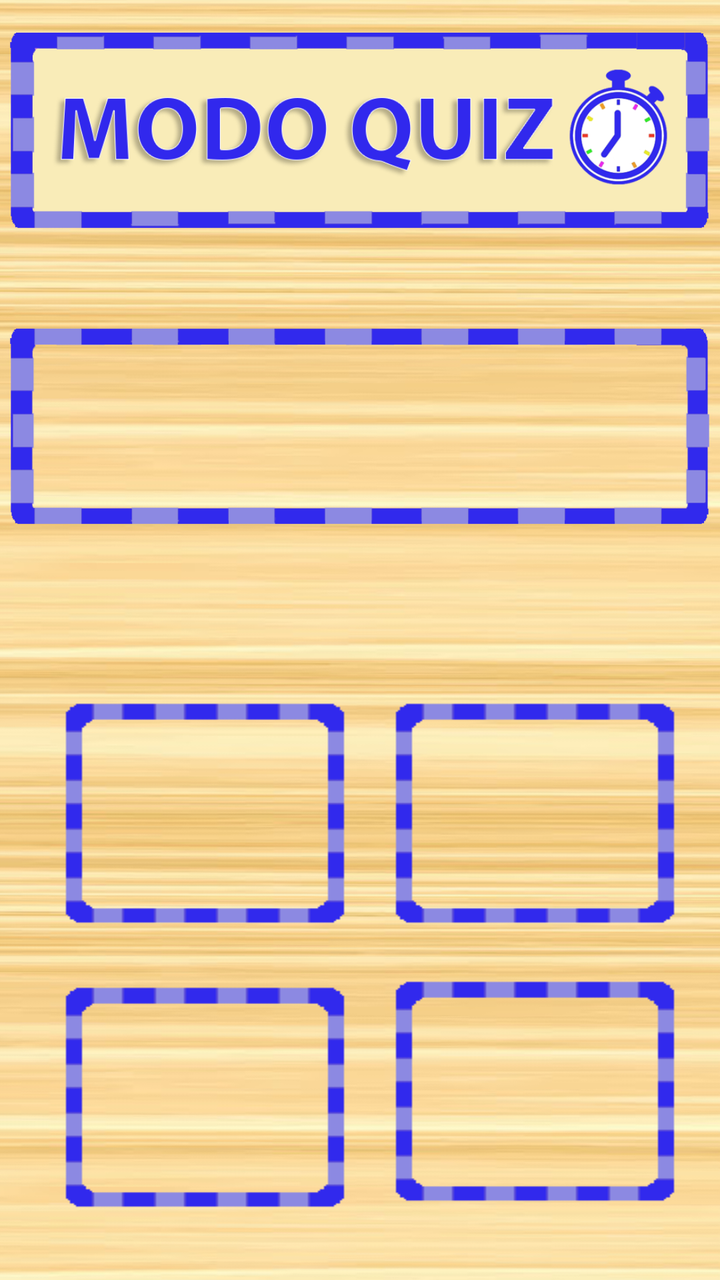
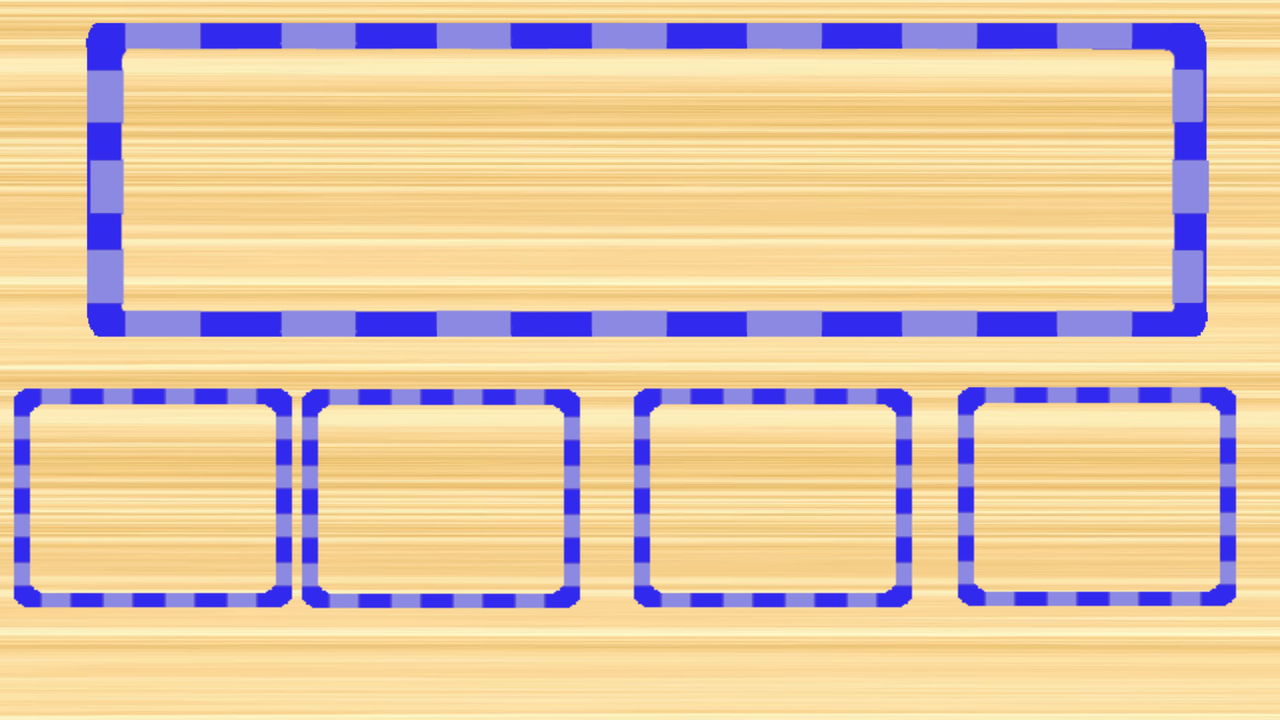

First picture: res/layout/ on a phone held upright. Second picture: the repository's own variant of that layout, on a device whose configuration matches the variant's folder. Source for both follows.
<!-- AndroidManifest.xml: application theme AppTheme -->
<!-- res/layout/activity_modoquiz.xml -->
<?xml version="1.0" encoding="utf-8"?>

<android.support.constraint.ConstraintLayout xmlns:android="http://schemas.android.com/apk/res/android"
    xmlns:app="http://schemas.android.com/apk/res-auto"
    xmlns:tools="http://schemas.android.com/tools"
    android:layout_width="match_parent"
    android:layout_height="match_parent"
    android:background="@drawable/bgmadeira"
    tools:context="br.com.tabuada.Modoquiz">

    <ImageView
        android:id="@+id/imageView14"
        android:layout_width="wrap_content"
        android:layout_height="131dp"
        android:layout_marginStart="8dp"
        android:src="@drawable/modoquiz"
        app:layout_constraintEnd_toEndOf="parent"
        app:layout_constraintHorizontal_bias="1.0"
        app:layout_constraintStart_toStartOf="parent"
        app:layout_constraintTop_toTopOf="parent" />

    <ImageView
        android:id="@+id/imgPergunta"
        android:layout_width="wrap_content"
        android:layout_height="165dp"
        android:layout_marginStart="8dp"
        android:src="@drawable/contaquiz"
        app:layout_constraintEnd_toEndOf="parent"
        app:layout_constraintHorizontal_bias="1.0"
        app:layout_constraintStart_toStartOf="parent"
        app:layout_constraintTop_toBottomOf="@+id/imageView14" />

    <ImageButton
        android:id="@+id/resA"
        android:layout_width="150dp"
        android:layout_height="118dp"
        android:layout_marginStart="28dp"
        android:layout_marginTop="52dp"
        android:background="@drawable/editquiz"
        android:contentDescription="@android:string/VideoView_error_button"
        app:layout_constraintStart_toStartOf="parent"
        app:layout_constraintTop_toBottomOf="@+id/imgPergunta" />

    <ImageButton
        android:id="@+id/resB"
        android:layout_width="150dp"
        android:layout_height="118dp"
        android:layout_marginEnd="8dp"
        android:layout_marginStart="8dp"
        android:layout_marginTop="52dp"
        android:background="@drawable/editquiz"
        app:layout_constraintEnd_toEndOf="parent"
        app:layout_constraintHorizontal_bias="0.432"
        app:layout_constraintStart_toEndOf="@+id/resA"
        app:layout_constraintTop_toBottomOf="@+id/imgPergunta" />

    <ImageButton
        android:id="@+id/resC"
        android:layout_width="150dp"
        android:layout_height="118dp"
        android:layout_marginBottom="8dp"
        android:layout_marginStart="28dp"
        android:layout_marginTop="8dp"
        android:background="@drawable/editquiz"
        app:layout_constraintBottom_toBottomOf="parent"
        app:layout_constraintStart_toStartOf="parent"
        app:layout_constraintTop_toBottomOf="@+id/resA"
        app:layout_constraintVertical_bias="0.396" />

    <ImageButton
        android:id="@+id/resD"
        android:layout_width="150dp"
        android:layout_height="118dp"
        android:layout_marginBottom="8dp"
        android:layout_marginEnd="8dp"
        android:layout_marginStart="8dp"
        android:layout_marginTop="8dp"
        android:background="@drawable/editquiz"
        app:layout_constraintBottom_toBottomOf="parent"
        app:layout_constraintEnd_toEndOf="parent"
        app:layout_constraintHorizontal_bias="0.432"
        app:layout_constraintStart_toEndOf="@+id/resC"
        app:layout_constraintTop_toBottomOf="@+id/resB"
        app:layout_constraintVertical_bias="0.324" />

    <TextView
        android:id="@+id/txtPergunta"
        android:layout_width="wrap_content"
        android:layout_height="wrap_content"
        android:layout_marginBottom="8dp"
        android:layout_marginEnd="8dp"
        android:layout_marginStart="8dp"
        android:layout_marginTop="8dp"
        android:textAppearance="@android:style/TextAppearance.Large"
        android:textColor="@android:color/holo_red_dark"
        android:textSize="40sp"
        app:layout_constraintBottom_toBottomOf="@+id/imgPergunta"
        app:layout_constraintEnd_toEndOf="parent"
        app:layout_constraintStart_toStartOf="parent"
        app:layout_constraintTop_toTopOf="@+id/imgPergunta" />

    <TextView
        android:id="@+id/txtA"
        android:layout_width="wrap_content"
        android:layout_height="wrap_content"
        android:layout_marginBottom="8dp"
        android:layout_marginEnd="8dp"
        android:layout_marginStart="8dp"
        android:layout_marginTop="8dp"
        android:textAppearance="@android:style/TextAppearance.Large"
        android:textColor="@android:color/holo_orange_light"
        android:textSize="35sp"
        app:layout_constraintBottom_toBottomOf="@+id/resA"
        app:layout_constraintEnd_toEndOf="@+id/resA"
        app:layout_constraintStart_toStartOf="@+id/resA"
        app:layout_constraintTop_toTopOf="@+id/resA" />

    <TextView
        android:id="@+id/txtB"
        android:layout_width="wrap_content"
        android:layout_height="wrap_content"
        android:layout_marginBottom="8dp"
        android:layout_marginEnd="8dp"
        android:layout_marginStart="8dp"
        android:layout_marginTop="8dp"
        android:textAppearance="@android:style/TextAppearance.Large"
        android:textColor="@android:color/holo_purple"
        android:textSize="35sp"
        app:layout_constraintBottom_toBottomOf="@+id/resB"
        app:layout_constraintEnd_toEndOf="@+id/resB"
        app:layout_constraintStart_toStartOf="@+id/resB"
        app:layout_constraintTop_toTopOf="@+id/resB" />

    <TextView
        android:id="@+id/txtC"
        android:layout_width="wrap_content"
        android:layout_height="wrap_content"
        android:layout_marginBottom="8dp"
        android:layout_marginEnd="8dp"
        android:layout_marginStart="8dp"
        android:layout_marginTop="8dp"
        android:textAppearance="@android:style/TextAppearance.Large"
        android:textColor="@android:color/holo_green_light"
        android:textSize="35sp"
        app:layout_constraintBottom_toBottomOf="@+id/resC"
        app:layout_constraintEnd_toEndOf="@+id/resC"
        app:layout_constraintStart_toStartOf="@+id/resC"
        app:layout_constraintTop_toTopOf="@+id/resC" />

    <TextView
        android:id="@+id/txtD"
        android:layout_width="wrap_content"
        android:layout_height="wrap_content"
        android:layout_marginBottom="8dp"
        android:layout_marginEnd="8dp"
        android:layout_marginStart="8dp"
        android:layout_marginTop="8dp"
        android:textAppearance="@android:style/TextAppearance.Large"
        android:textColor="@android:color/holo_orange_dark"
        android:textSize="35sp"
        app:layout_constraintBottom_toBottomOf="@+id/resD"
        app:layout_constraintEnd_toEndOf="@+id/resD"
        app:layout_constraintStart_toStartOf="@+id/resD"
        app:layout_constraintTop_toTopOf="@+id/resD" />

</android.support.constraint.ConstraintLayout>
<!-- resources referenced by this layout -->
<resources>
  <!-- drawable bgmadeira: png bitmap (drawable, 313393 bytes) -->
  <!-- drawable contaquiz: png bitmap (drawable, 20117 bytes) -->
  <!-- drawable editquiz: png bitmap (drawable, 16538 bytes) -->
  <!-- drawable modoquiz: png bitmap (drawable, 71935 bytes) -->
  <style name="AppTheme" parent="android:Theme.Holo.Light.NoActionBar">
          
      </style>
</resources>
<!-- res/layout-land/activity_modoquiz.xml (the repository's variant of the layout above) -->
<!-- drawn on the phone turned sideways -->
<?xml version="1.0" encoding="utf-8"?>
<android.support.constraint.ConstraintLayout xmlns:android="http://schemas.android.com/apk/res/android"
    xmlns:app="http://schemas.android.com/apk/res-auto"
    xmlns:tools="http://schemas.android.com/tools"
    android:layout_width="match_parent"
    android:layout_height="match_parent"
    android:background="@drawable/bgmadeira"
    tools:context="br.com.tabuada.Modoquiz"
    tools:layout_editor_absoluteY="25dp">

    <ImageView
        android:id="@+id/imgPergunta"
        android:layout_width="wrap_content"
        android:layout_height="165dp"
        android:layout_marginStart="8dp"
        android:layout_marginTop="8dp"
        android:src="@drawable/contaquiz"
        app:layout_constraintEnd_toEndOf="parent"
        app:layout_constraintStart_toStartOf="parent"
        app:layout_constraintTop_toTopOf="parent" />

    <ImageButton
        android:id="@+id/resA"
        android:layout_width="150dp"
        android:layout_height="118dp"
        android:layout_marginBottom="44dp"
        android:layout_marginEnd="16dp"
        android:layout_marginTop="8dp"
        android:background="@drawable/editquiz"
        android:contentDescription="@android:string/VideoView_error_button"
        app:layout_constraintBottom_toBottomOf="parent"
        app:layout_constraintEnd_toStartOf="@+id/resD"
        app:layout_constraintTop_toBottomOf="@+id/imgPergunta"
        app:layout_constraintVertical_bias="0.568" />

    <ImageButton
        android:id="@+id/resB"
        android:layout_width="150dp"
        android:layout_height="118dp"
        android:layout_marginBottom="44dp"
        android:layout_marginEnd="16dp"
        android:layout_marginTop="8dp"
        android:background="@drawable/editquiz"
        app:layout_constraintBottom_toBottomOf="parent"
        app:layout_constraintEnd_toEndOf="parent"
        app:layout_constraintTop_toBottomOf="@+id/imgPergunta" />

    <ImageButton
        android:id="@+id/resC"
        android:layout_width="150dp"
        android:layout_height="118dp"
        android:layout_marginBottom="44dp"
        android:layout_marginEnd="8dp"
        android:layout_marginStart="16dp"
        android:layout_marginTop="8dp"
        android:background="@drawable/editquiz"
        app:layout_constraintBottom_toBottomOf="parent"
        app:layout_constraintEnd_toStartOf="@+id/resA"
        app:layout_constraintStart_toStartOf="parent"
        app:layout_constraintTop_toBottomOf="@+id/imgPergunta"
        app:layout_constraintVertical_bias="0.545" />

    <ImageButton
        android:id="@+id/resD"
        android:layout_width="150dp"
        android:layout_height="118dp"
        android:layout_marginBottom="44dp"
        android:layout_marginEnd="12dp"
        android:layout_marginTop="8dp"
        android:background="@drawable/editquiz"
        app:layout_constraintBottom_toBottomOf="parent"
        app:layout_constraintEnd_toStartOf="@+id/resB"
        app:layout_constraintTop_toBottomOf="@+id/imgPergunta"
        app:layout_constraintVertical_bias="0.545" />

    <TextView
        android:id="@+id/txtPergunta"
        android:layout_width="wrap_content"
        android:layout_height="wrap_content"
        android:layout_marginBottom="8dp"
        android:layout_marginEnd="8dp"
        android:layout_marginStart="8dp"
        android:layout_marginTop="8dp"
        android:textAppearance="@android:style/TextAppearance.Large"
        app:layout_constraintBottom_toBottomOf="@+id/imgPergunta"
        app:layout_constraintEnd_toEndOf="@+id/imgPergunta"
        app:layout_constraintStart_toStartOf="@+id/imgPergunta"
        app:layout_constraintTop_toTopOf="@+id/imgPergunta" />

    <TextView
        android:id="@+id/txtA"
        android:layout_width="wrap_content"
        android:layout_height="wrap_content"
        android:layout_marginBottom="8dp"
        android:layout_marginEnd="8dp"
        android:layout_marginStart="8dp"
        android:layout_marginTop="8dp"
        android:textAppearance="@android:style/TextAppearance.Large"
        app:layout_constraintBottom_toBottomOf="@+id/resC"
        app:layout_constraintEnd_toEndOf="@+id/resC"
        app:layout_constraintHorizontal_bias="0.528"
        app:layout_constraintStart_toStartOf="parent"
        app:layout_constraintTop_toTopOf="@+id/resC"
        app:layout_constraintVertical_bias="0.472" />

    <TextView
        android:id="@+id/txtB"
        android:layout_width="wrap_content"
        android:layout_height="wrap_content"
        android:layout_marginBottom="8dp"
        android:layout_marginStart="8dp"
        android:layout_marginTop="8dp"
        android:textAppearance="@android:style/TextAppearance.Large"
        app:layout_constraintBottom_toBottomOf="@+id/resA"
        app:layout_constraintEnd_toEndOf="@+id/resA"
        app:layout_constraintStart_toStartOf="@+id/resA"
        app:layout_constraintTop_toTopOf="@+id/resA" />

    <TextView
        android:id="@+id/txtC"
        android:layout_width="wrap_content"
        android:layout_height="wrap_content"
        android:layout_marginBottom="8dp"
        android:layout_marginStart="8dp"
        android:layout_marginTop="8dp"
        android:textAppearance="@android:style/TextAppearance.Large"
        app:layout_constraintBottom_toBottomOf="@+id/resD"
        app:layout_constraintEnd_toEndOf="@+id/resD"
        app:layout_constraintStart_toStartOf="@+id/resD"
        app:layout_constraintTop_toTopOf="@+id/resD" />

    <TextView
        android:id="@+id/txtD"
        android:layout_width="wrap_content"
        android:layout_height="wrap_content"
        android:layout_marginBottom="8dp"
        android:layout_marginStart="8dp"
        android:layout_marginTop="8dp"
        android:textAppearance="@android:style/TextAppearance.Large"
        app:layout_constraintBottom_toBottomOf="@+id/resB"
        app:layout_constraintEnd_toEndOf="@+id/resB"
        app:layout_constraintStart_toStartOf="@+id/resB"
        app:layout_constraintTop_toTopOf="@+id/resB" />

</android.support.constraint.ConstraintLayout>
<!-- resources referenced by the variant -->
<!-- as the phone turned sideways resolves them -->
<resources>
  <!-- drawable bgmadeira: png bitmap (drawable, 313393 bytes) -->
  <!-- drawable contaquiz: png bitmap (drawable, 20117 bytes) -->
  <!-- drawable editquiz: png bitmap (drawable, 16538 bytes) -->
  <style name="AppTheme" parent="android:Theme.Holo.Light.NoActionBar">
          
      </style>
</resources>
